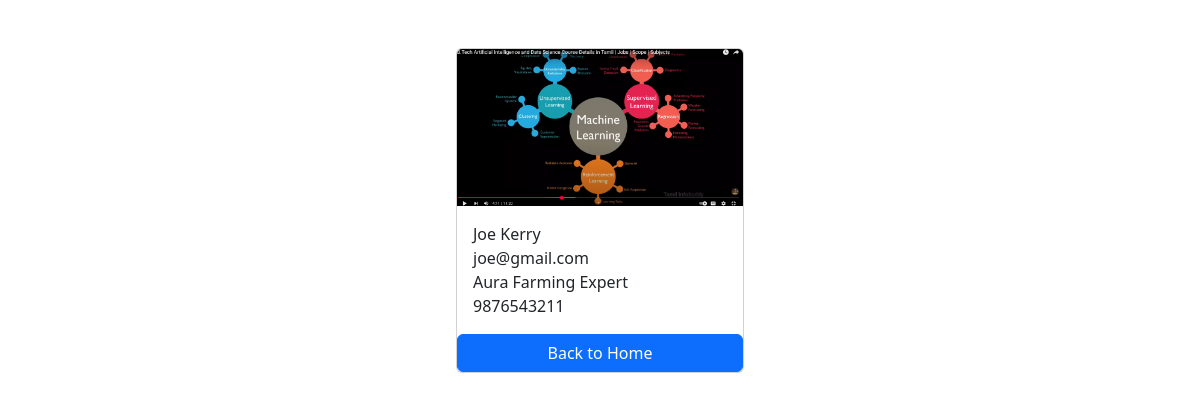
Page /employees/3/ on the committed database.
### employees/models.py (models this page shows, shortened)
class Employee(models.Model):
    first_name = models.CharField(max_length=100)
    last_name = models.CharField(max_length=100)
    photo = models.URLField(max_length=500, null=True, blank=True)
    designation = models.CharField(max_length=100)
    phone_number = models.CharField(max_length=12, blank=True)
    email_address = models.EmailField(max_length=100, unique=True)
    created_at = models.DateTimeField(auto_now_add=True)
    updated_at = models.DateTimeField(auto_now=True)

### employees/views.py (the view)
# urls.py: path('<int:pk>/', views.employee_detail, name = 'employee_detail'),
def employee_detail(request, pk):
    employee = get_object_or_404(Employee, pk=pk)
    context = {
        'employee': employee,
    }
    return render(request, 'employee_detail.html', context)

### templates/employee_detail.html (shortened to what this page needs)
{% load static %}
<!DOCTYPE html>
<html lang="en">
<head>
    <link href="https://cdn.jsdelivr.net/npm/bootstrap@5.3.8/dist/css/bootstrap.min.css" rel="stylesheet">
   <link rel="stylesheet" href ="{% static 'css/style.css'%}">
</head>
<body>
    <div class="container pt-5">
        <div class="card mx-auto" style="width: 18rem;">
  <img class="card-img-top" src="{{ employee.photo}}" alt="Employee Photo">
  <div class="card-body">
    <p class="card-text m-0">{{ employee.first_name }} {{ employee.last_name }}</p>
    <p class="card-text m-0">{{ employee.email_address}}</p>
     <p class="card-text m-0">{{ employee.designation}}</p>
      <p class="card-text m-0">{{ employee.phone_number}}</p>
  </div>
  <a href="{% url 'home' %}" class="btn btn-primary">Back to Home</a>
</div>
    </div>
</body>
</html>

### rows in the picture
Employee: photo (picture), first_name "Joe", last_name "Kerry", email_address "joe@gmail.com", designation "Aura Farming Expert", phone_number "9876543211"
